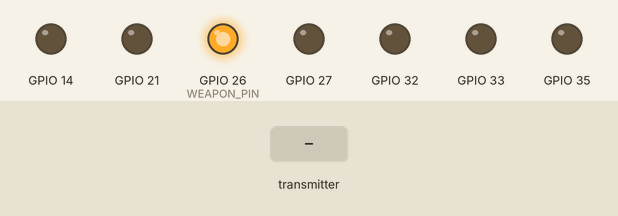
A program run on a simulated ESP32. On the bench: output pins drawn as LEDs (lit = HIGH). The test bench sets the inputs (shaded band). What the program prints to the serial monitor is not drawn.

Above: at 2.2 s.
2.3 s: the transmitter starts sending ch.1 = 172
At 2.7 s:
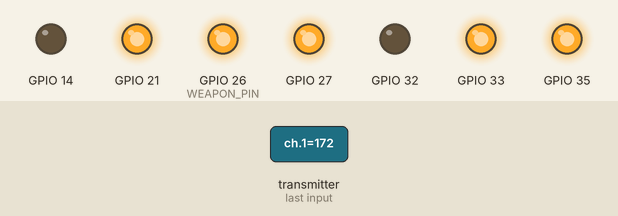
3.8 s: the transmitter starts sending ch.3 = 172
At 5.0 s:
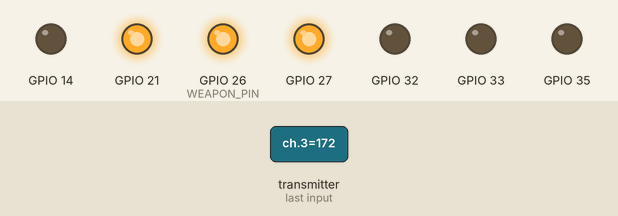
5.3 s: the transmitter starts sending ch.5 = 1811
At 6.4 s:
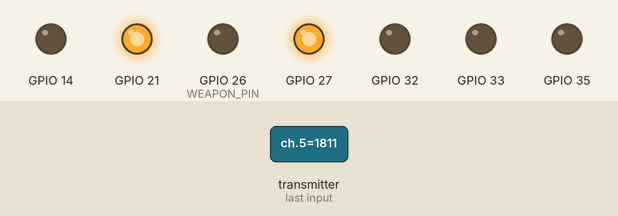
6.8 s: the transmitter starts sending ch.1 = 600
At 7.5 s:
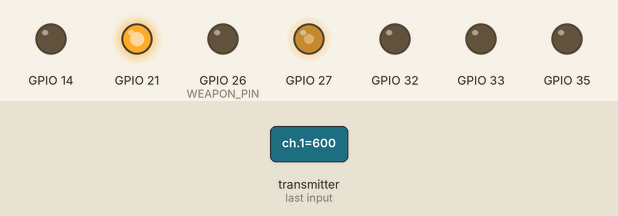
8.3 s: the transmitter starts sending ch.3 = 1811
At 9.5 s:
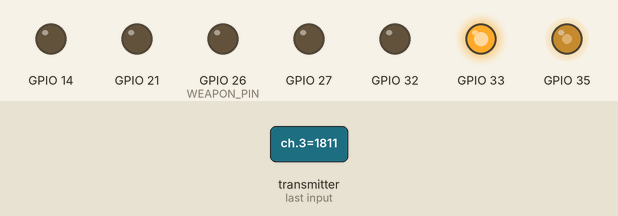
9.8 s: the transmitter starts sending ch.5 = 172
At 10.9 s:
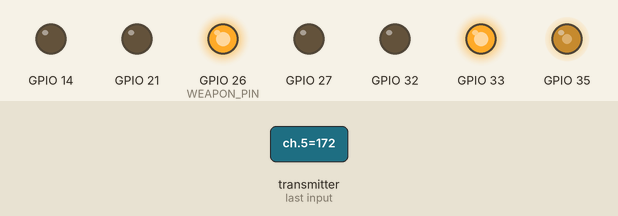
Timing chart, 0 to 12.3 s (numbered marks = the images above; inputs shaded):
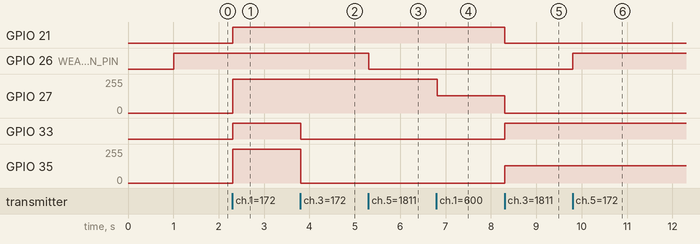

Measured:
- after the input at 2.3 s, GPIO 21, GPIO 33: LOW → HIGH at once; GPIO 27, GPIO 35: 0/255 → 255/255 at once
- after the input at 3.8 s, GPIO 33: HIGH → LOW at once; GPIO 35: 255/255 → 0/255 at once
- after the input at 5.3 s, GPIO 26 (WEAPON_PIN): HIGH → LOW at once
- after the input at 6.8 s, GPIO 27: 255/255 → 128/255 at once
- after the input at 8.3 s, GPIO 21: HIGH → LOW at once; GPIO 27: 128/255 → 0/255 at once; GPIO 33: LOW → HIGH at once; GPIO 35: 0/255 → 128/255 at once
- after the input at 9.8 s, GPIO 26 (WEAPON_PIN): LOW → HIGH at once

The program:

main.cpp
```cpp
#include <SBUS.h>

// Pin definitions
#define RX_PIN 3
#define TX_PIN -1
#define MOTOR1_EN 35
#define MOTOR1_IN1 32
#define MOTOR1_IN2 33
#define MOTOR2_EN 27
#define MOTOR2_IN1 14
#define MOTOR2_IN2 21

// Motor configuration
#define MOTOR1_CHANNEL 0
#define MOTOR2_CHANNEL 1
#define MOTOR_FREQ 490
#define MOTOR_RES 8
#define MAX_SPEED 255

// Control parameters
#define MAX_CHANNEL_VALUE 1800
#define MIN_CHANNEL_VALUE 200
#define DIRECTION_CONTROL_DEADZONE 50
#define MOVE_CONTROL_DEADZONE 50
#define SIGNAL_TIMEOUT 500 // ms before considering signal lost
#define LEFT_MIN_START 40  // Tune experimentally for your hardware
#define RIGHT_MIN_START 36 // Tune experimentally for your hardware

// Weapon Config
#define WEAPON_PIN 26
// Motor direction enum for better readability
enum Direction
{
  FORWARD,
  BACKWARD,
  STOP
};

// Motor class to encapsulate motor functionality
class Motor
{
private:
  uint8_t in1Pin;
  uint8_t in2Pin;
  uint8_t enPin;
  uint8_t pwmChannel;
  String name;

public:
  Motor(uint8_t in1, uint8_t in2, uint8_t en, uint8_t channel, String name)
      : in1Pin(in1), in2Pin(in2), enPin(en), pwmChannel(channel) {}

  void setup()
  {
    pinMode(in1Pin, OUTPUT);
    pinMode(in2Pin, OUTPUT);
    pinMode(enPin, OUTPUT);
    pinMode(WEAPON_PIN, OUTPUT);
    digitalWrite(WEAPON_PIN, LOW);
    ledcSetup(pwmChannel, MOTOR_FREQ, MOTOR_RES);
    ledcAttachPin(enPin, pwmChannel);
    this->name = name;
    stop();
  }

  void setDirection(Direction dir)
  {
    switch (dir)
    {
    case FORWARD:
      digitalWrite(in1Pin, HIGH);
      digitalWrite(in2Pin, LOW);
      break;
    case BACKWARD:
      digitalWrite(in1Pin, LOW);
      digitalWrite(in2Pin, HIGH);
      break;
    case STOP:
    default:
      digitalWrite(in1Pin, LOW);
      digitalWrite(in2Pin, LOW);
      break;
    }
  }

  void setSpeed(int speed)
  {
    Serial.print(">" + this->name + "Speed:");
    Serial.println(speed);

    speed = constrain(speed, 0, MAX_SPEED);
    if (speed > MOVE_CONTROL_DEADZONE && speed < MOVE_CONTROL_DEADZONE + 30)
    {
      Serial.println("BOOOST !!");
      speed = MAX_SPEED;
    }
    else
    {
      Serial.println("HHOOHHAaaa");
    }

    ledcWrite(pwmChannel, speed);
  }

  void stop()
  {
    setDirection(STOP);
    setSpeed(0);
  }

  void run(Direction dir, int speed)
  {
    setDirection(dir);

    setSpeed(speed);
  }
};

// Global variables
unsigned long lastValidSignal = 0; // Timestamp of last valid signal
bfs::SbusRx sbus(&Serial2, RX_PIN, TX_PIN, true);
// Fix motor naming
Motor leftMotor(MOTOR1_IN1, MOTOR1_IN2, MOTOR1_EN, MOTOR1_CHANNEL, "LEFT_MOTOR");
Motor rightMotor(MOTOR2_IN1, MOTOR2_IN2, MOTOR2_EN, MOTOR2_CHANNEL, "RIGHT_MOTOR");

// Function prototypes
void processReceiverInput();
void controlVehicle(int16_t throttleValue, int16_t steeringValue, int16_t weaponValue, int16_t weaponSpeed);
int normalizeChannelValue(int16_t raw, int16_t minVal = MIN_CHANNEL_VALUE, int16_t maxVal = MAX_CHANNEL_VALUE, int minOutput = -MAX_SPEED, int maxOutput = MAX_SPEED);
void PlotSerial();
void processWeaponInput(int weaponValue, int processWeaponInput);

void setup()
{
  Serial.begin(115200);
  delay(1000);

  // Initialize SBUS receiver
  sbus.Begin();

  // Setup motors
  leftMotor.setup();
  rightMotor.setup();
}

void loop()
{
  processReceiverInput();

  // PlotSerial();
}

void processReceiverInput()
{
  if (sbus.Read())
  {
    bfs::SbusData data = sbus.data();

    // Channel 0 is throttle, Channel 2 is steering
    controlVehicle(data.ch[1], data.ch[3], data.ch[5], data.ch[7]);
  }
}

void controlVehicle(int16_t throttleValue, int16_t steeringValue, int16_t weaponValue, int16_t weaponSpeed)
{
  // Normalize raw values to motor speed range
  int throttle = normalizeChannelValue(throttleValue);
  int steering = normalizeChannelValue(steeringValue);
  int weaponActivation = normalizeChannelValue(weaponValue);
  int normalizedWeaponSpeed = normalizeChannelValue(weaponSpeed, 200, 1800, 0, 255);
  // Determine steering direction
  bool turnLeft = (steering < -DIRECTION_CONTROL_DEADZONE);
  bool turnRight = (steering > DIRECTION_CONTROL_DEADZONE);

  // For debugging
  Serial.print(">Throttle:");
  Serial.println(throttle);
  Serial.print(">Steering:");
  Serial.println(steering);
  Serial.print(">Left:");
  Serial.println((int)turnLeft);
  Serial.print(">Right:");
  Serial.println((int)turnRight);
  Serial.print(">Weapon:");
  Serial.println((int)weaponActivation);
  Serial.print(">normalizedWeaponSpeed:");
  Serial.println((int)normalizedWeaponSpeed);
  processWeaponInput(weaponActivation, weaponSpeed);
  // Handle forward movement
  if (throttle > MOVE_CONTROL_DEADZONE)
  {
    if (turnLeft && !turnRight)
    {
      // Turn left while moving forward
      leftMotor.stop();
      rightMotor.run(FORWARD, throttle);
    }
    else if (turnRight && !turnLeft)
    {
      // Turn right while moving forward
      leftMotor.run(FORWARD, throttle);
      rightMotor.stop();
    }
    else
    {
      // Move straight forward
      leftMotor.run(FORWARD, throttle);
      rightMotor.run(FORWARD, throttle);
    }
  }
  // Handle backward movement
  else if (throttle < -MOVE_CONTROL_DEADZONE)
  {
    int speed = abs(throttle);
    if (turnLeft && !turnRight)
    {
      // Turn left while moving backward
      leftMotor.stop();
      rightMotor.run(BACKWARD, speed);
    }
    else if (turnRight && !turnLeft)
    {
      // Turn right while moving backward
      leftMotor.run(BACKWARD, speed);
      rightMotor.stop();
    }
    else
    {
      // Move straight backward
      leftMotor.run(BACKWARD, speed);
      rightMotor.run(BACKWARD, speed);
    }
  }
  // Stop if within deadzone
  else
  {
    leftMotor.stop();
    rightMotor.stop();
  }
}

void processWeaponInput(int weaponValue, int weaponSpeed)
{
  int isActivated = weaponValue <= 0 ? HIGH : LOW;
  digitalWrite(WEAPON_PIN, isActivated);
}

int normalizeChannelValue(int16_t raw, int16_t minVal, int16_t maxVal, int minOutput, int maxOutput)
{
  // Constrain raw values first to prevent extreme outputs
  raw = constrain(raw, minVal, maxVal);
  return map(raw, minVal, maxVal, minOutput, maxOutput);
}

void PlotSerial()
{
  if (sbus.Read())
  {
    // Get the decoded SBUS data
    bfs::SbusData data = sbus.data();
    // Print values in a format suitable for Serial Plotter
    // All values on one line for best plotter visualization
    Serial.print(">CH1:");
    Serial.println(data.ch[0]);
    Serial.print(">CH2:");
    Serial.println(data.ch[1]);
    Serial.print(">CH3:");
    Serial.println(data.ch[2]);
    Serial.print(">CH4:");
    Serial.println(data.ch[3]);
    Serial.print(">CH5:");
    Serial.println(data.ch[4]);
    Serial.print(">CH6:");
    Serial.println(data.ch[5]);
    Serial.print(">CH7:");
    Serial.println(data.ch[6]);
    Serial.print(">CH8:");
    Serial.println(data.ch[7]);
    Serial.print(">CH9:");
    Serial.println(data.ch[8]);
    Serial.print(">CH10:");
    Serial.println(data.ch[9]);
  }
  delay(50);
}
```
